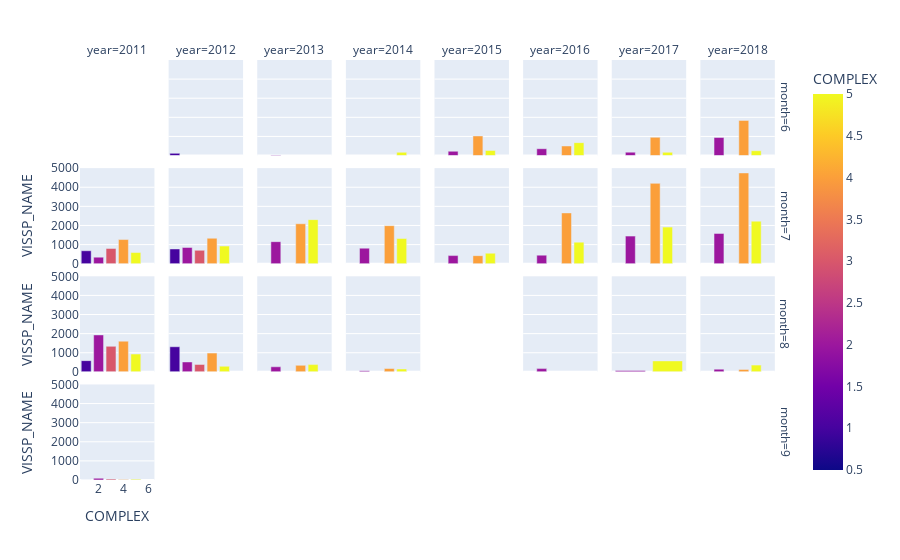

Notebook code cell kept with this figure:
### Code cell
#result['PLOT'] = result['PLOT'].astype(str)

fig = px.bar(result, x="COMPLEX", y="VISSP_NAME",  barmode="group",color='COMPLEX',
             facet_row="month", facet_col="year",
             category_orders={"month": [6,7,8,9]}
            )
fig.update_traces()
fig.show()

### Figure 1 — Plotly figure (JSON) as saved in the notebook; plotly's stock layout.template omitted (floating-point values rounded to 4 significant figures)
{"data": [{"alignmentgroup": "True", "hovertemplate": "month=6<br>year=2012<br>COMPLEX=%{marker.color}<br>VISSP_NAME=%{y}<extra></extra>", "legendgroup": "", "marker": {"color": [1], "coloraxis": "coloraxis"}, "name": "", "offsetgroup": "", "orientation": "v", "showlegend": false, "textposition": "auto", "type": "bar", "x": [1], "xaxis": "x26", "y": [116], "yaxis": "y26"}, {"alignmentgroup": "True", "hovertemplate": "month=6<br>year=2013<br>COMPLEX=%{marker.color}<br>VISSP_NAME=%{y}<extra></extra>", "legendgroup": "", "marker": {"color": [2], "coloraxis": "coloraxis"}, "name": "", "offsetgroup": "", "orientation": "v", "showlegend": false, "textposition": "auto", "type": "bar", "x": [2], "xaxis": "x27", "y": [30], "yaxis": "y27"}, {"alignmentgroup": "True", "hovertemplate": "month=6<br>year=2014<br>COMPLEX=%{marker.color}<br>VISSP_NAME=%{y}<extra></extra>", "legendgroup": "", "marker": {"color": [5], "coloraxis": "coloraxis"}, "name": "", "offsetgroup": "", "orientation": "v", "showlegend": false, "textposition": "auto", "type": "bar", "x": [5], "xaxis": "x28", "y": [169], "yaxis": "y28"}, {"alignmentgroup": "True", "hovertemplate": "month=6<br>year=2015<br>COMPLEX=%{marker.color}<br>VISSP_NAME=%{y}<extra></extra>", "legendgroup": "", "marker": {"color": [2, 4, 5], "coloraxis": "coloraxis"}, "name": "", "offsetgroup": "", "orientation": "v", "showlegend": false, "textposition": "auto", "type": "bar", "x": [2, 4, 5], "xaxis": "x29", "y": [225, 1025, 268], "yaxis": "y29"}, {"alignmentgroup": "True", "hovertemplate": "month=6<br>year=2016<br>COMPLEX=%{marker.color}<br>VISSP_NAME=%{y}<extra></extra>", "legendgroup": "", "marker": {"color": [2, 4, 5], "coloraxis": "coloraxis"}, "name": "", "offsetgroup": "", "orientation": "v", "showlegend": false, "textposition": "auto", "type": "bar", "x": [2, 4, 5], "xaxis": "x30", "y": [357, 501, 675], "yaxis": "y30"}, {"alignmentgroup": "True", "hovertemplate": "month=6<br>year=2017<br>COMPLEX=%{marker.color}<br>VISSP_NAME=%{y}<extra></extra>", "legendgroup": "", "marker": {"color": [2, 4, 5], "coloraxis": "coloraxis"}, "name": "", "offsetgroup": "", "orientation": "v", "showlegend": false, "textposition": "auto", "type": "bar", "x": [2, 4, 5], "xaxis": "x31", "y": [178, 955, 170], "yaxis": "y31"}, {"alignmentgroup": "True", "hovertemplate": "month=6<br>year=2018<br>COMPLEX=%{marker.color}<br>VISSP_NAME=%{y}<extra></extra>", "legendgroup": "", "marker": {"color": [2, 4, 5], "coloraxis": "coloraxis"}, "name": "", "offsetgroup": "", "orientation": "v", "showlegend": false, "textposition": "auto", "type": "bar", "x": [2, 4, 5], "xaxis": "x32", "y": [943, 1840, 253], "yaxis": "y32"}, {"alignmentgroup": "True", "hovertemplate": "month=7<br>year=2011<br>COMPLEX=%{marker.color}<br>VISSP_NAME=%{y}<extra></extra>", "legendgroup": "", "marker": {"color": [1, 2, 3, 4, 5], "coloraxis": "coloraxis"}, "name": "", "offsetgroup": "", "orientation": "v", "showlegend": false, "textposition": "auto", "type": "bar", "x": [1, 2, 3, 4, 5], "xaxis": "x17", "y": [678, 344, 799, 1264, 585], "yaxis": "y17"}, {"alignmentgroup": "True", "hovertemplate": "month=7<br>year=2012<br>COMPLEX=%{marker.color}<br>VISSP_NAME=%{y}<extra></extra>", "legendgroup": "", "marker": {"color": [1, 2, 3, 4, 5], "coloraxis": "coloraxis"}, "name": "", "offsetgroup": "", "orientation": "v", "showlegend": false, "textposition": "auto", "type": "bar", "x": [1, 2, 3, 4, 5], "xaxis": "x18", "y": [772, 851, 700, 1331, 924], "yaxis": "y18"}, {"alignmentgroup": "True", "hovertemplate": "month=7<br>year=2013<br>COMPLEX=%{marker.color}<br>VISSP_NAME=%{y}<extra></extra>", "legendgroup": "", "marker": {"color": [2, 4, 5], "coloraxis": "coloraxis"}, "name": "", "offsetgroup": "", "orientation": "v", "showlegend": false, "textposition": "auto", "type": "bar", "x": [2, 4, 5], "xaxis": "x19", "y": [1153, 2091, 2306], "yaxis": "y19"}, {"alignmentgroup": "True", "hovertemplate": "month=7<br>year=2014<br>COMPLEX=%{marker.color}<br>VISSP_NAME=%{y}<extra></extra>", "legendgroup": "", "marker": {"color": [2, 4, 5], "coloraxis": "coloraxis"}, "name": "", "offsetgroup": "", "orientation": "v", "showlegend": false, "textposition": "auto", "type": "bar", "x": [2, 4, 5], "xaxis": "x20", "y": [813, 1991, 1317], "yaxis": "y20"}, {"alignmentgroup": "True", "hovertemplate": "month=7<br>year=2015<br>COMPLEX=%{marker.color}<br>VISSP_NAME=%{y}<extra></extra>", "legendgroup": "", "marker": {"color": [2, 4, 5], "coloraxis": "coloraxis"}, "name": "", "offsetgroup": "", "orientation": "v", "showlegend": false, "textposition": "auto", "type": "bar", "x": [2, 4, 5], "xaxis": "x21", "y": [425, 421, 548], "yaxis": "y21"}, {"alignmentgroup": "True", "hovertemplate": "month=7<br>year=2016<br>COMPLEX=%{marker.color}<br>VISSP_NAME=%{y}<extra></extra>", "legendgroup": "", "marker": {"color": [2, 4, 5], "coloraxis": "coloraxis"}, "name": "", "offsetgroup": "", "orientation": "v", "showlegend": false, "textposition": "auto", "type": "bar", "x": [2, 4, 5], "xaxis": "x22", "y": [448, 2657, 1128], "yaxis": "y22"}, {"alignmentgroup": "True", "hovertemplate": "month=7<br>year=2017<br>COMPLEX=%{marker.color}<br>VISSP_NAME=%{y}<extra></extra>", "legendgroup": "", "marker": {"color": [2, 4, 5], "coloraxis": "coloraxis"}, "name": "", "offsetgroup": "", "orientation": "v", "showlegend": false, "textposition": "auto", "type": "bar", "x": [2, 4, 5], "xaxis": "x23", "y": [1443, 4204, 1915], "yaxis": "y23"}, {"alignmentgroup": "True", "hovertemplate": "month=7<br>year=2018<br>COMPLEX=%{marker.color}<br>VISSP_NAME=%{y}<extra></extra>", "legendgroup": "", "marker": {"color": [2, 4, 5], "coloraxis": "coloraxis"}, "name": "", "offsetgroup": "", "orientation": "v", "showlegend": false, "textposition": "auto", "type": "bar", "x": [2, 4, 5], "xaxis": "x24", "y": [1585, 4750, 2226], "yaxis": "y24"}, {"alignmentgroup": "True", "hovertemplate": "month=8<br>year=2011<br>COMPLEX=%{marker.color}<br>VISSP_NAME=%{y}<extra></extra>", "legendgroup": "", "marker": {"color": [1, 2, 3, 4, 5], "coloraxis": "coloraxis"}, "name": "", "offsetgroup": "", "orientation": "v", "showlegend": false, "textposition": "auto", "type": "bar", "x": [1, 2, 3, 4, 5], "xaxis": "x9", "y": [587, 1932, 1336, 1606, 931], "yaxis": "y9"}, {"alignmentgroup": "True", "hovertemplate": "month=8<br>year=2012<br>COMPLEX=%{marker.color}<br>VISSP_NAME=%{y}<extra></extra>", "legendgroup": "", "marker": {"color": [1, 2, 3, 4, 5], "coloraxis": "coloraxis"}, "name": "", "offsetgroup": "", "orientation": "v", "showlegend": false, "textposition": "auto", "type": "bar", "x": [1, 2, 3, 4, 5], "xaxis": "x10", "y": [1314, 518, 387, 982, 290], "yaxis": "y10"}, {"alignmentgroup": "True", "hovertemplate": "month=8<br>year=2013<br>COMPLEX=%{marker.color}<br>VISSP_NAME=%{y}<extra></extra>", "legendgroup": "", "marker": {"color": [2, 4, 5], "coloraxis": "coloraxis"}, "name": "", "offsetgroup": "", "orientation": "v", "showlegend": false, "textposition": "auto", "type": "bar", "x": [2, 4, 5], "xaxis": "x11", "y": [265, 341, 379], "yaxis": "y11"}, {"alignmentgroup": "True", "hovertemplate": "month=8<br>year=2014<br>COMPLEX=%{marker.color}<br>VISSP_NAME=%{y}<extra></extra>", "legendgroup": "", "marker": {"color": [2, 4, 5], "coloraxis": "coloraxis"}, "name": "", "offsetgroup": "", "orientation": "v", "showlegend": false, "textposition": "auto", "type": "bar", "x": [2, 4, 5], "xaxis": "x12", "y": [58, 175, 150], "yaxis": "y12"}, {"alignmentgroup": "True", "hovertemplate": "month=8<br>year=2016<br>COMPLEX=%{marker.color}<br>VISSP_NAME=%{y}<extra></extra>", "legendgroup": "", "marker": {"color": [2], "coloraxis": "coloraxis"}, "name": "", "offsetgroup": "", "orientation": "v", "showlegend": false, "textposition": "auto", "type": "bar", "x": [2], "xaxis": "x14", "y": [169], "yaxis": "y14"}, {"alignmentgroup": "True", "hovertemplate": "month=8<br>year=2017<br>COMPLEX=%{marker.color}<br>VISSP_NAME=%{y}<extra></extra>", "legendgroup": "", "marker": {"color": [2, 5], "coloraxis": "coloraxis"}, "name": "", "offsetgroup": "", "orientation": "v", "showlegend": false, "textposition": "auto", "type": "bar", "x": [2, 5], "xaxis": "x15", "y": [70, 572], "yaxis": "y15"}, {"alignmentgroup": "True", "hovertemplate": "month=8<br>year=2018<br>COMPLEX=%{marker.color}<br>VISSP_NAME=%{y}<extra></extra>", "legendgroup": "", "marker": {"color": [2, 4, 5], "coloraxis": "coloraxis"}, "name": "", "offsetgroup": "", "orientation": "v", "showlegend": false, "textposition": "auto", "type": "bar", "x": [2, 4, 5], "xaxis": "x16", "y": [141, 129, 352], "yaxis": "y16"}, {"alignmentgroup": "True", "hovertemplate": "month=9<br>year=2011<br>COMPLEX=%{marker.color}<br>VISSP_NAME=%{y}<extra></extra>", "legendgroup": "", "marker": {"color": [1, 2, 3, 4, 5], "coloraxis": "coloraxis"}, "name": "", "offsetgroup": "", "orientation": "v", "showlegend": false, "textposition": "auto", "type": "bar", "x": [1, 2, 3, 4, 5], "xaxis": "x", "y": [3, 92, 48, 28, 42], "yaxis": "y"}], "layout": {"annotations": [{"font": {}, "showarrow": false, "text": "year=2011", "x": 0.0525, "xanchor": "center", "xref": "paper", "y": 1, "yanchor": "bottom", "yref": "paper"}, {"font": {}, "showarrow": false, "text": "year=2012", "x": 0.1775, "xanchor": "center", "xref": "paper", "y": 1, "yanchor": "bottom", "yref": "paper"}, {"font": {}, "showarrow": false, "text": "year=2013", "x": 0.3025, "xanchor": "center", "xref": "paper", "y": 1, "yanchor": "bottom", "yref": "paper"}, {"font": {}, "showarrow": false, "text": "year=2014", "x": 0.4275, "xanchor": "center", "xref": "paper", "y": 1, "yanchor": "bottom", "yref": "paper"}, {"font": {}, "showarrow": false, "text": "year=2015", "x": 0.5525, "xanchor": "center", "xref": "paper", "y": 1, "yanchor": "bottom", "yref": "paper"}, {"font": {}, "showarrow": false, "text": "year=2016", "x": 0.6775, "xanchor": "center", "xref": "paper", "y": 1, "yanchor": "bottom", "yref": "paper"}, {"font": {}, "showarrow": false, "text": "year=2017", "x": 0.8025, "xanchor": "center", "xref": "paper", "y": 1, "yanchor": "bottom", "yref": "paper"}, {"font": {}, "showarrow": false, "text": "year=2018", "x": 0.9275, "xanchor": "center", "xref": "paper", "y": 1, "yanchor": "bottom", "yref": "paper"}, {"font": {}, "showarrow": false, "text": "month=9", "textangle": 90, "x": 0.98, "xanchor": "left", "xref": "paper", "y": 0.1138, "yanchor": "middle", "yref": "paper"}, {"font": {}, "showarrow": false, "text": "month=8", "textangle": 90, "x": 0.98, "xanchor": "left", "xref": "paper", "y": 0.3712, "yanchor": "middle", "yref": "paper"}, {"font": {}, "showarrow": false, "text": "month=7", "textangle": 90, "x": 0.98, "xanchor": "left", "xref": "paper", "y": 0.6288, "yanchor": "middle", "yref": "paper"}, {"font": {}, "showarrow": false, "text": "month=6", "textangle": 90, "x": 0.98, "xanchor": "left", "xref": "paper", "y": 0.8862, "yanchor": "middle", "yref": "paper"}], "barmode": "group", "coloraxis": {"colorbar": {"title": {"text": "COMPLEX"}}, "colorscale": [[0, "#0d0887"], [0.1111, "#46039f"], [0.2222, "#7201a8"], [0.3333, "#9c179e"], [0.4444, "#bd3786"], [0.5556, "#d8576b"], [0.6667, "#ed7953"], [0.7778, "#fb9f3a"], [0.8889, "#fdca26"], [1, "#f0f921"]]}, "legend": {"tracegroupgap": 0}, "margin": {"t": 60}, "xaxis": {"anchor": "y", "domain": [0, 0.105], "title": {"text": "COMPLEX"}}, "xaxis10": {"anchor": "y10", "domain": [0.125, 0.23], "matches": "x", "showticklabels": false}, "xaxis11": {"anchor": "y11", "domain": [0.25, 0.355], "matches": "x", "showticklabels": false}, "xaxis12": {"anchor": "y12", "domain": [0.375, 0.48], "matches": "x", "showticklabels": false}, "xaxis13": {"anchor": "y13", "domain": [0.5, 0.605], "matches": "x", "showticklabels": false}, "xaxis14": {"anchor": "y14", "domain": [0.625, 0.73], "matches": "x", "showticklabels": false}, "xaxis15": {"anchor": "y15", "domain": [0.75, 0.855], "matches": "x", "showticklabels": false}, "xaxis16": {"anchor": "y16", "domain": [0.875, 0.98], "matches": "x", "showticklabels": false}, "xaxis17": {"anchor": "y17", "domain": [0, 0.105], "matches": "x", "showticklabels": false}, "xaxis18": {"anchor": "y18", "domain": [0.125, 0.23], "matches": "x", "showticklabels": false}, "xaxis19": {"anchor": "y19", "domain": [0.25, 0.355], "matches": "x", "showticklabels": false}, "xaxis2": {"anchor": "y2", "domain": [0.125, 0.23], "matches": "x", "title": {"text": "COMPLEX"}}, "xaxis20": {"anchor": "y20", "domain": [0.375, 0.48], "matches": "x", "showticklabels": false}, "xaxis21": {"anchor": "y21", "domain": [0.5, 0.605], "matches": "x", "showticklabels": false}, "xaxis22": {"anchor": "y22", "domain": [0.625, 0.73], "matches": "x", "showticklabels": false}, "xaxis23": {"anchor": "y23", "domain": [0.75, 0.855], "matches": "x", "showticklabels": false}, "xaxis24": {"anchor": "y24", "domain": [0.875, 0.98], "matches": "x", "showticklabels": false}, "xaxis25": {"anchor": "y25", "domain": [0, 0.105], "matches": "x", "showticklabels": false}, "xaxis26": {"anchor": "y26", "domain": [0.125, 0.23], "matches": "x", "showticklabels": false}, "xaxis27": {"anchor": "y27", "domain": [0.25, 0.355], "matches": "x", "showticklabels": false}, "xaxis28": {"anchor": "y28", "domain": [0.375, 0.48], "matches": "x", "showticklabels": false}, "xaxis29": {"anchor": "y29", "domain": [0.5, 0.605], "matches": "x", "showticklabels": false}, "xaxis3": {"anchor": "y3", "domain": [0.25, 0.355], "matches": "x", "title": {"text": "COMPLEX"}}, "xaxis30": {"anchor": "y30", "domain": [0.625, 0.73], "matches": "x", "showticklabels": false}, "xaxis31": {"anchor": "y31", "domain": [0.75, 0.855], "matches": "x", "showticklabels": false}, "xaxis32": {"anchor": "y32", "domain": [0.875, 0.98], "matches": "x", "showticklabels": false}, "xaxis4": {"anchor": "y4", "domain": [0.375, 0.48], "matches": "x", "title": {"text": "COMPLEX"}}, "xaxis5": {"anchor": "y5", "domain": [0.5, 0.605], "matches": "x", "title": {"text": "COMPLEX"}}, "xaxis6": {"anchor": "y6", "domain": [0.625, 0.73], "matches": "x", "title": {"text": "COMPLEX"}}, "xaxis7": {"anchor": "y7", "domain": [0.75, 0.855], "matches": "x", "title": {"text": "COMPLEX"}}, "xaxis8": {"anchor": "y8", "domain": [0.875, 0.98], "matches": "x", "title": {"text": "COMPLEX"}}, "xaxis9": {"anchor": "y9", "domain": [0, 0.105], "matches": "x", "showticklabels": false}, "yaxis": {"anchor": "x", "domain": [0, 0.2275], "title": {"text": "VISSP_NAME"}}, "yaxis10": {"anchor": "x10", "domain": [0.2575, 0.485], "matches": "y", "showticklabels": false}, "yaxis11": {"anchor": "x11", "domain": [0.2575, 0.485], "matches": "y", "showticklabels": false}, "yaxis12": {"anchor": "x12", "domain": [0.2575, 0.485], "matches": "y", "showticklabels": false}, "yaxis13": {"anchor": "x13", "domain": [0.2575, 0.485], "matches": "y", "showticklabels": false}, "yaxis14": {"anchor": "x14", "domain": [0.2575, 0.485], "matches": "y", "showticklabels": false}, "yaxis15": {"anchor": "x15", "domain": [0.2575, 0.485], "matches": "y", "showticklabels": false}, "yaxis16": {"anchor": "x16", "domain": [0.2575, 0.485], "matches": "y", "showticklabels": false}, "yaxis17": {"anchor": "x17", "domain": [0.515, 0.7425], "matches": "y", "title": {"text": "VISSP_NAME"}}, "yaxis18": {"anchor": "x18", "domain": [0.515, 0.7425], "matches": "y", "showticklabels": false}, "yaxis19": {"anchor": "x19", "domain": [0.515, 0.7425], "matches": "y", "showticklabels": false}, "yaxis2": {"anchor": "x2", "domain": [0, 0.2275], "matches": "y", "showticklabels": false}, "yaxis20": {"anchor": "x20", "domain": [0.515, 0.7425], "matches": "y", "showticklabels": false}, "yaxis21": {"anchor": "x21", "domain": [0.515, 0.7425], "matches": "y", "showticklabels": false}, "yaxis22": {"anchor": "x22", "domain": [0.515, 0.7425], "matches": "y", "showticklabels": false}, "yaxis23": {"anchor": "x23", "domain": [0.515, 0.7425], "matches": "y", "showticklabels": false}, "yaxis24": {"anchor": "x24", "domain": [0.515, 0.7425], "matches": "y", "showticklabels": false}, "yaxis25": {"anchor": "x25", "domain": [0.7725, 1], "matches": "y", "title": {"text": "VISSP_NAME"}}, "yaxis26": {"anchor": "x26", "domain": [0.7725, 1], "matches": "y", "showticklabels": false}, "yaxis27": {"anchor": "x27", "domain": [0.7725, 1], "matches": "y", "showticklabels": false}, "yaxis28": {"anchor": "x28", "domain": [0.7725, 1], "matches": "y", "showticklabels": false}, "yaxis29": {"anchor": "x29", "domain": [0.7725, 1], "matches": "y", "showticklabels": false}, "yaxis3": {"anchor": "x3", "domain": [0, 0.2275], "matches": "y", "showticklabels": false}, "yaxis30": {"anchor": "x30", "domain": [0.7725, 1], "matches": "y", "showticklabels": false}, "yaxis31": {"anchor": "x31", "domain": [0.7725, 1], "matches": "y", "showticklabels": false}, "yaxis32": {"anchor": "x32", "domain": [0.7725, 1], "matches": "y", "showticklabels": false}, "yaxis4": {"anchor": "x4", "domain": [0, 0.2275], "matches": "y", "showticklabels": false}, "yaxis5": {"anchor": "x5", "domain": [0, 0.2275], "matches": "y", "showticklabels": false}, "yaxis6": {"anchor": "x6", "domain": [0, 0.2275], "matches": "y", "showticklabels": false}, "yaxis7": {"anchor": "x7", "domain": [0, 0.2275], "matches": "y", "showticklabels": false}, "yaxis8": {"anchor": "x8", "domain": [0, 0.2275], "matches": "y", "showticklabels": false}, "yaxis9": {"anchor": "x9", "domain": [0.2575, 0.485], "matches": "y", "title": {"text": "VISSP_NAME"}}}}
